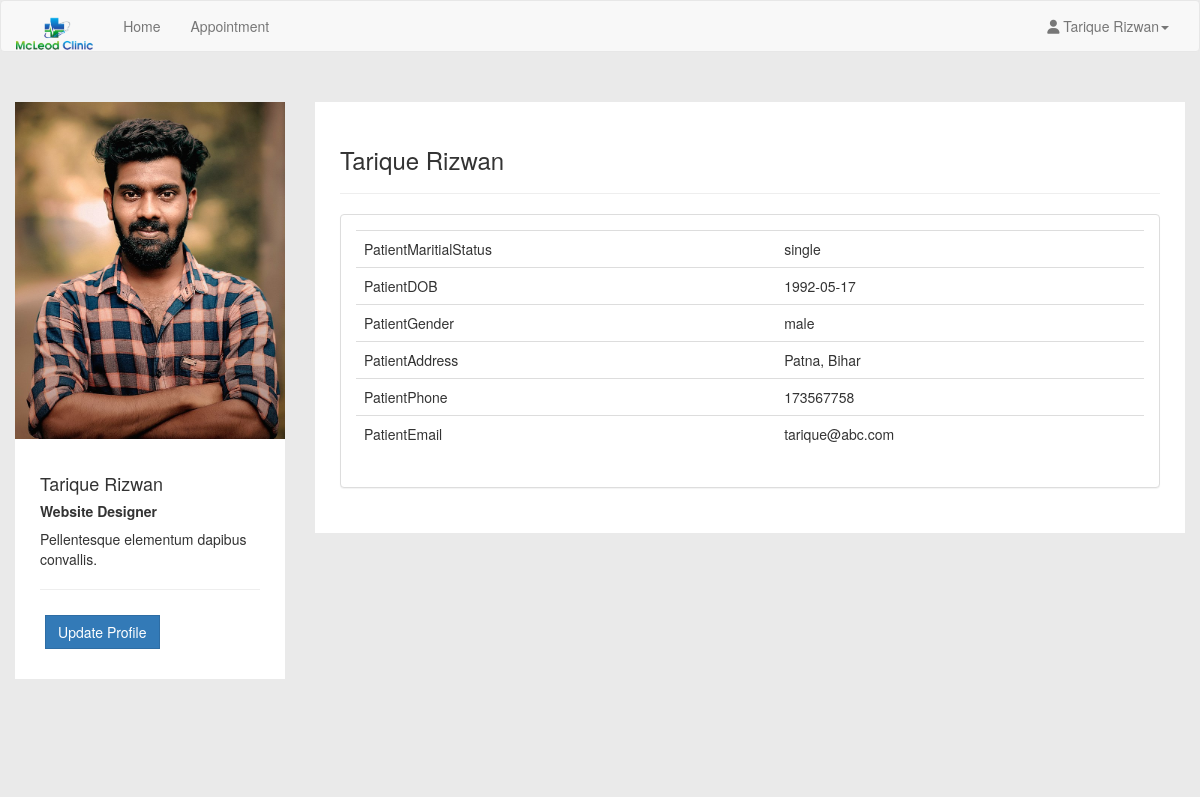
Screenshot of /patient/profile.php (signed in) with the database file from the repository.
### tables this page shows
CREATE TABLE `patient` (
  `icPatient` bigint(12) NOT NULL,
  `password` varchar(20) NOT NULL,
  `patientFirstName` varchar(20) NOT NULL,
  `patientLastName` varchar(20) NOT NULL,
  `patientMaritialStatus` varchar(10) NOT NULL,
  `patientDOB` date NOT NULL,
  `patientGender` varchar(10) NOT NULL,
  `patientAddress` varchar(100) NOT NULL,
  `patientPhone` varchar(15) NOT NULL,
  `patientEmail` varchar(100) NOT NULL
);

### patient/profile.php (the view, shortened to what this page needs)
<?php
include_once '../assets/conn/dbconnect.php';
$res=mysqli_query($con,"SELECT * FROM patient WHERE icPatient=".$_SESSION['patientSession']);
$userRow=mysqli_fetch_array($res,MYSQLI_ASSOC);
?>
<!DOCTYPE html>
<html lang="en">
	<head>
		<link href="assets/css/bootstrap.min.css" rel="stylesheet">
		<link href="assets/css/default/style.css" rel="stylesheet">
		<link href="assets/css/default/blocks.css" rel="stylesheet">
		<link href="assets/css/date/bootstrap-datepicker.css" rel="stylesheet">
		<link href="assets/css/date/bootstrap-datepicker3.css" rel="stylesheet">
		<link rel="stylesheet" href="https://formden.com/static/cdn/bootstrap-iso.css" />
		<link rel="stylesheet" href="https://formden.com/static/cdn/font-awesome/4.4.0/css/font-awesome.min.css" />
	</head>
	<body>
		<nav class="navbar navbar-default " role="navigation">
			<div class="container-fluid">
				<div class="navbar-header">
					<a class="navbar-brand" href="patient.php"><img alt="Brand" src="assets/img/logo.png" height="40px"></a>
				</div>
				<div class="collapse navbar-collapse" id="bs-example-navbar-collapse-1">
					<ul class="nav navbar-nav">
						<ul class="nav navbar-nav">
							<li><a href="patient.php">Home</a></li>
							<li><a href="patientapplist.php?patientId=<?php echo $userRow['icPatient']; ?>">Appointment</a></li>
						</ul>
					</ul>
					<ul class="nav navbar-nav navbar-right">
						<li class="dropdown">
							<a href="#" class="dropdown-toggle" data-toggle="dropdown"><i class="fa fa-user"></i> <?php echo $userRow['patientFirstName']; ?> <?php echo $userRow['patientLastName']; ?><b class="caret"></b></a>
						</li>
					</ul>
				</div>
			</div>
		</nav>
		<div class="container">
			<section style="padding-bottom: 50px; padding-top: 50px;">
				<div class="row">
					<div class="row">
						<div class="col-md-3 col-sm-3">
							<div class="user-wrapper">
								<img src="assets/img/Patient.jpg" class="img-responsive" />
								<div class="description">
									<h4><?php echo $userRow['patientFirstName']; ?> <?php echo $userRow['patientLastName']; ?></h4>
									<h5> <strong> Website Designer </strong></h5>
									<p>
										Pellentesque elementum dapibus convallis.
									</p>
									<hr />
									<button type="button" class="btn btn-primary" data-toggle="modal" data-target="#myModal">Update Profile</button>
								</div>
							</div>
						</div>
						<div class="col-md-9 col-sm-9  user-wrapper">
							<div class="description">
								<h3> <?php echo $userRow['patientFirstName']; ?> <?php echo $userRow['patientLastName']; ?> </h3>
								<hr />
								<div class="panel panel-default">
									<div class="panel-body">
										<table class="table table-user-information" align="center">
											<tbody>
												<tr>
													<td>PatientMaritialStatus</td>
													<td><?php echo $userRow['patientMaritialStatus']; ?></td>
												</tr>
												<tr>
													<td>PatientDOB</td>
													<td><?php echo $userRow['patientDOB']; ?></td>
												</tr>
												<tr>
													<td>PatientGender</td>
													<td><?php echo $userRow['patientGender']; ?></td>
												</tr>
												<tr>
													<td>PatientAddress</td>
													<td><?php echo $userRow['patientAddress']; ?>
													</td>
												</tr>
												<tr>
													<td>PatientPhone</td>
													<td><?php echo $userRow['patientPhone']; ?>
													</td>
												</tr>
												<tr>
													<td>PatientEmail</td>
													<td><?php echo $userRow['patientEmail']; ?>
													</td>
												</tr>
											</tbody>
										</table>
									</div>
								</div>
							</div>
						</div>
					</div>
					<div class="col-md-4">
							<br /><br/>
						</div>
					</div>
				</section>
			</div>
		</body>
	</html>

### patient/assets/css/default/style.css (style rules this page uses)
body { background-color: #EAEAEA !important; }
.navbar-default .navbar-brand { color:#fff; font-size:30px; font-weight:bold; }
.navbar { margin-bottom: 0px !important; }
.user-wrapper .btn { border-radius: 0px; -webkit-border-radius: 0px; -moz-border-radius: 0px; margin: 5px; }
.user-wrapper .description { padding: 25px; background-color: #fff; }
.user-wrapper img { width:100%; }

### patient/assets/css/default/blocks.css (style rules this page uses)
*, *:after, *:before { box-sizing: border-box; }

### rows the page displays
patient: patientFirstName "Tarique", patientLastName "Rizwan", patientMaritialStatus "single", patientDOB "1992-05-17", patientGender "male", patientAddress "Patna, Bihar", patientPhone "173567758", patientEmail "tarique@abc.com"
